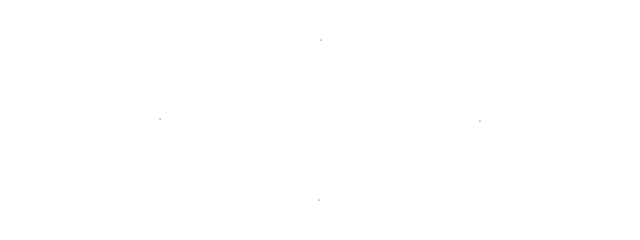
Frame 1 (no input)
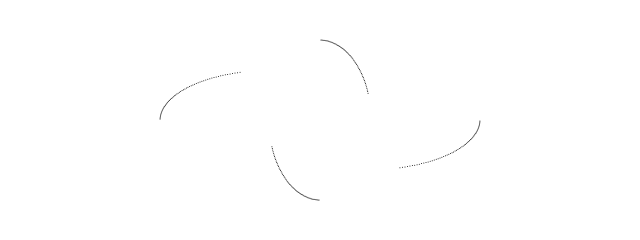
Frame 60 (no input)
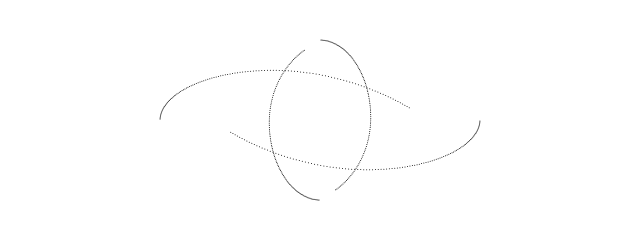
Frame 120 (the mouse pressed at the canvas centre since frame 60)

The p5.js sketch that drew these frames (run headless with seeded random() and noise() and a simulated clock; from frame 60 on, the mouse is pressed at the canvas centre):

// p5.js sketch
// ── sketch.js
class Body {
    constructor(x, y, m) {
        this.position = createVector(x, y);
        this.velocity = createVector();
        this.acceleration = createVector();
        this.mass = m;
        this.radius = m / 2;
    }

    applyForce(force) {
        let f = p5.Vector.div(force, this.mass);
        this.acceleration.add(f);
    }

    update() {
        this.velocity.add(this.acceleration);
        this.position.add(this.velocity);
        this.acceleration.mult(0);
    }

    show() {
        stroke(0);
        fill(175);
        //circle(this.position.x, this.position.y, this.mass * 2);
        point(this.position.x, this.position.y);
    }

    attract(other) {
        let force = p5.Vector.sub(this.position, other.position);
        let distance = force.mag();
        distance = constrain(distance, 5, 25);

        let strength = (G * (this.mass * other.mass)) / (distance * distance);
        force.setMag(strength);

        other.applyForce(force);
    }

}

let G = 1.0;
let bodyA;
let bodyB;
let bodyC;

function setup() {
    createCanvas(640, 240);


    bodyA = new Body(320, 40, 10);
    bodyA.velocity = createVector(1, 0);
    bodyB = new Body(320, 200, 10);
    bodyB.velocity = createVector(-1, 0);
    bodyC = new Body(480, 120, 10);
    bodyC.velocity = createVector(0, 1);
    bodyD = new Body(160, 120, 10);
    bodyD.velocity = createVector(0, -1);

}

function draw() {
    // background(220, 10);

    bodyA.attract(bodyB);
    bodyA.attract(bodyC);
    bodyA.attract(bodyD);

    bodyB.attract(bodyA);
    bodyB.attract(bodyC);
    bodyB.attract(bodyD);

    bodyC.attract(bodyA);
    bodyC.attract(bodyB);
    bodyC.attract(bodyD);

    bodyD.attract(bodyA);
    bodyD.attract(bodyB);
    bodyD.attract(bodyC);

    bodyA.update();
    bodyA.show()
    bodyB.update();
    bodyB.show();
    bodyC.update();
    bodyC.show();
    bodyD.update();
    bodyD.show();
}
